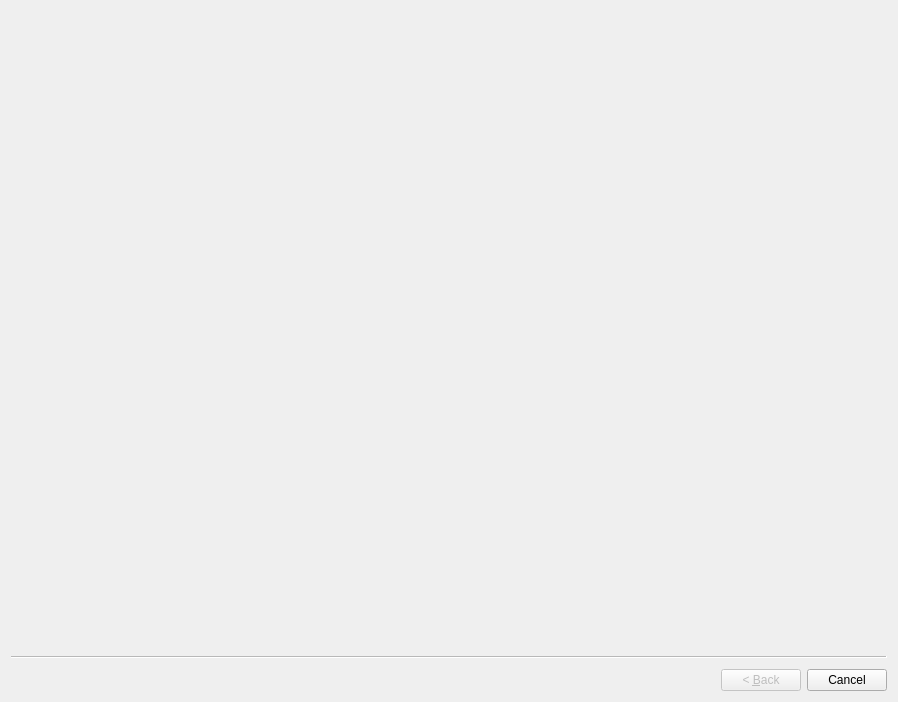
<?xml version="1.0" encoding="UTF-8"?>
<ui version="4.0">
 <class>PersonProjectWizard</class>
 <widget class="QWizard" name="personProjectWizard">
  <property name="geometry">
   <rect>
    <x>0</x>
    <y>0</y>
    <width>898</width>
    <height>702</height>
   </rect>
  </property>
  <property name="windowTitle">
   <string>CreepyAI25 - New Person Project</string>
  </property>
  <property name="windowIcon">
   <iconset resource="../creepy/include/creepy_resources.qrc">
    <normaloff>:/creepy/user</normaloff>:/creepy/user</iconset>
  </property>
  <property name="wizardStyle">
   <enum>QWizard::ClassicStyle</enum>
  </property>
  <property name="options">
   <set>QWizard::HelpButtonOnRight</set>
  </property>
 </widget>
 <resources>
  <include location="../creepy/include/creepy_resources.qrc"/>
 </resources>
 <connections/>
</ui>
